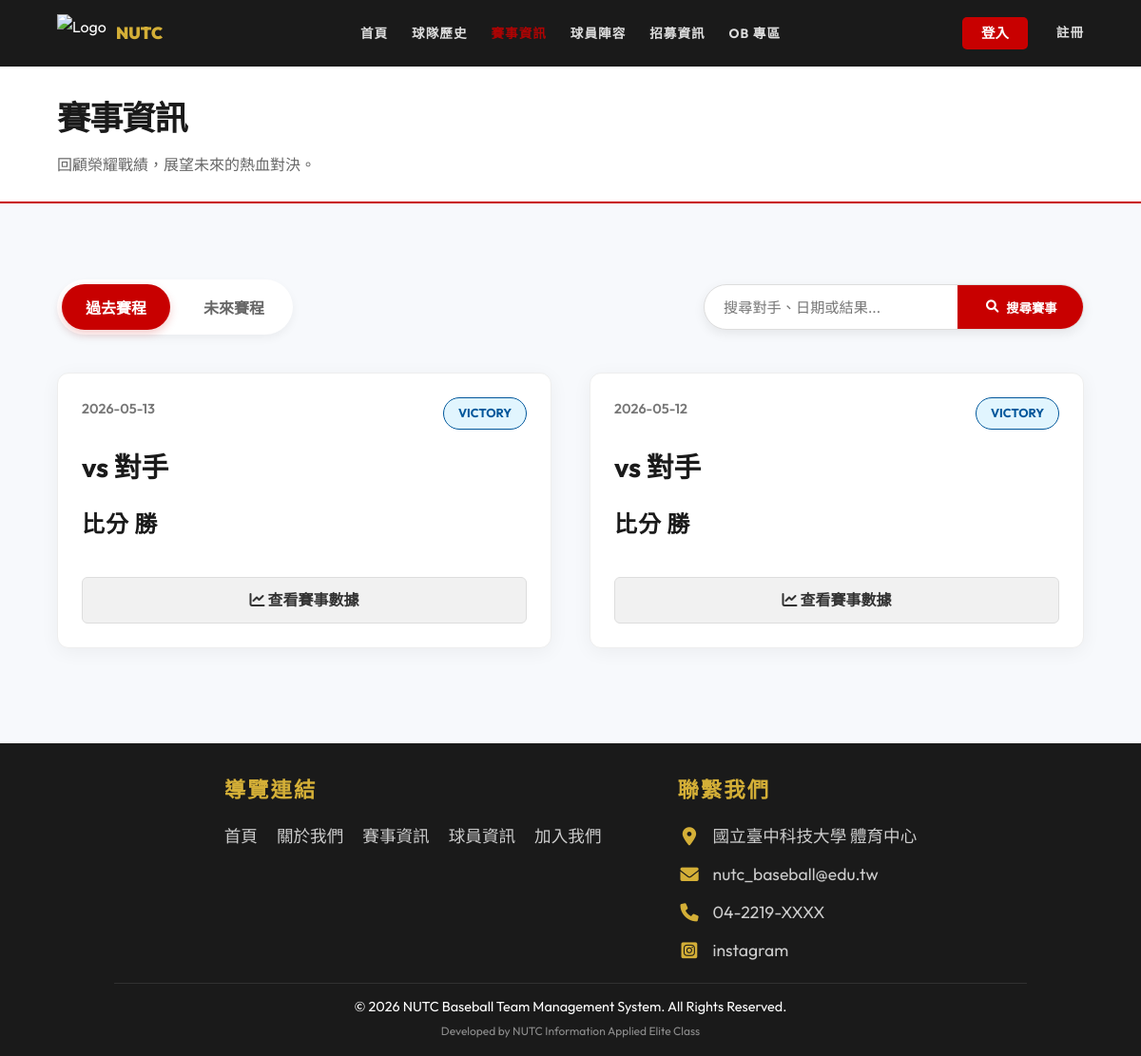
The app's page /matches.php, older data.
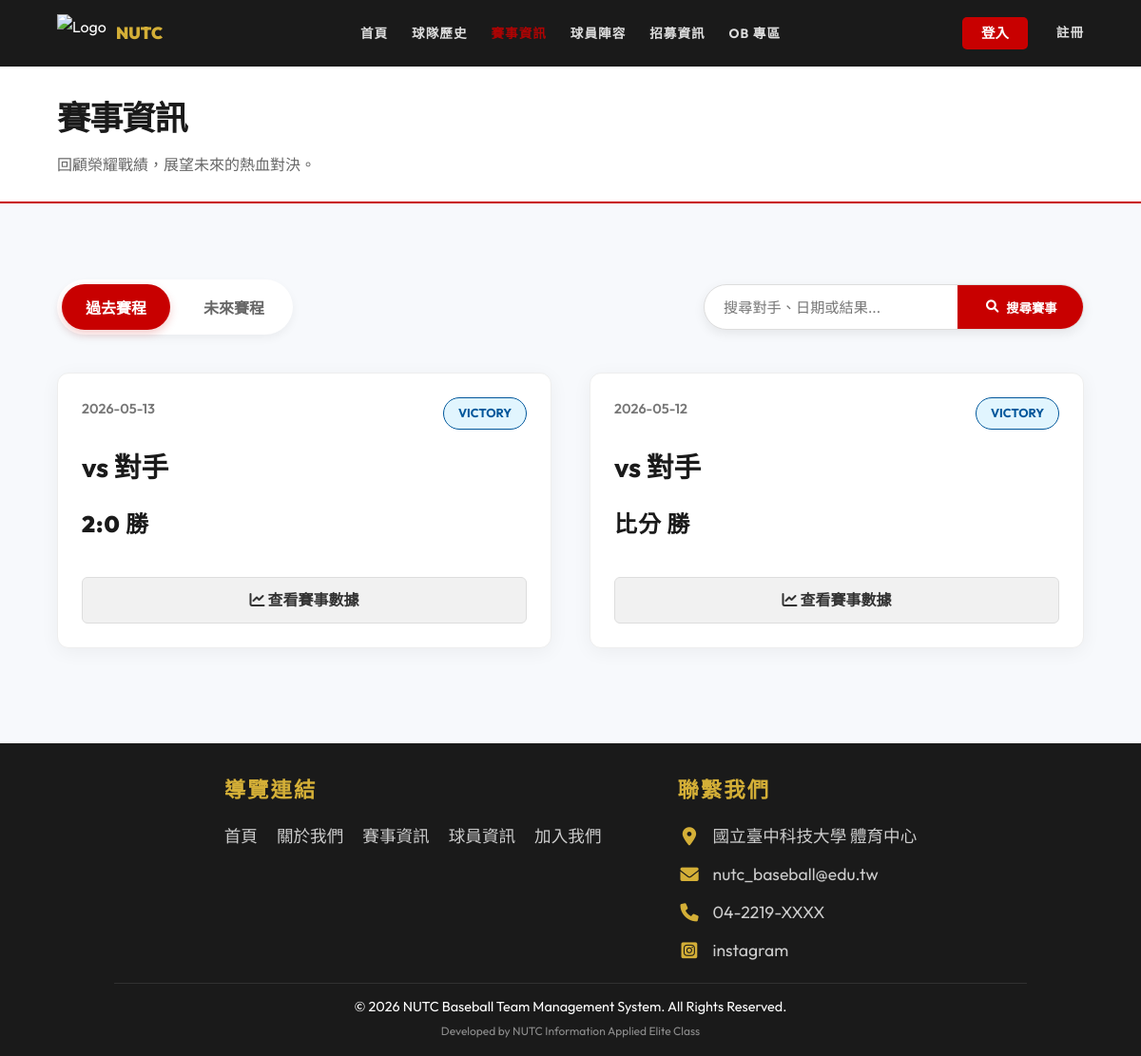
The same page, newer data.
### tables this page shows
CREATE TABLE `game` (
  `Game_id` int(11) NOT NULL AUTO_INCREMENT COMMENT '比賽識別碼',
  `Team_Id` int(11) NOT NULL COMMENT '關聯 Team.team_Id',
  `game_date` date DEFAULT NULL COMMENT '比賽日期',
  `game_time` time DEFAULT NULL COMMENT '比賽時間 (如: 12:30)',
  `location` varchar(100) DEFAULT NULL COMMENT '比賽地點',
  `opponent` varchar(100) DEFAULT NULL COMMENT '對手學校名稱',
  `result` varchar(10) DEFAULT NULL COMMENT '比賽結果 (如：14 vs 12 勝)',
  PRIMARY KEY (`Game_id`),
  KEY `Team_Id` (`Team_Id`),
  CONSTRAINT `game_ibfk_1` FOREIGN KEY (`Team_Id`) REFERENCES `team` (`team_Id`)
);

### includes/Database.php (called while the page is built, shortened)
<?php
class Database {
    private $pdo;
    public function __construct() {
        $host = 'localhost';
        $db   = 'baseball_web';
        $user = 'root';
        $pass = '';
        $charset = 'utf8mb4';
        $dsn = "mysql:host=$host;port=3306;dbname=$db;charset=$charset";
        $options = [
            PDO::ATTR_ERRMODE            => PDO::ERRMODE_EXCEPTION,
            PDO::ATTR_DEFAULT_FETCH_MODE => PDO::FETCH_ASSOC,
            PDO::ATTR_EMULATE_PREPARES   => false,
        ];
        try {
            $this->pdo = new PDO($dsn, $user, $pass, $options);
        } catch (\PDOException $e) {
            throw new \PDOException($e->getMessage(), (int)$e->getCode());
        }
    }
    public function getAll($table) {
        $stmt = $this->pdo->query("SELECT * FROM `$table`");
        return $stmt->fetchAll();
    }
}

### includes/config.php (called while the page is built, shortened)
<?php
require_once 'Database.php';
$db = new Database();

### matches.php (the view, shortened to what this page needs)
<?php
require_once 'includes/header.php';
$matches = $db->getAll('game');
$search = $_GET['search'] ?? '';
usort($matches, function($a, $b) {
    return strtotime($b['game_date']) - strtotime($a['game_date']);
});
$today = date('Y-m-d');
$pastGames = array_filter($matches, function($m) use ($today) { return $m['game_date'] < $today; });
?>
<div class="page-header">
    <h1>賽事資訊</h1>
    <p>回顧榮耀戰績，展望未來的熱血對決。</p>
</div>
<section class="matches-section">
    <div class="container">
        <div style="display: flex; justify-content: space-between; align-items: center; flex-wrap: wrap; gap: 20px; margin-bottom: 40px;">
            <div class="matches-tabs" style="margin-bottom: 0; display: flex; align-items: center; gap: 10px;">
                <button class="btn-tab active" data-target="past-matches" style="height: 48px;">過去賽程</button>
                <button class="btn-tab" data-target="future-matches" style="height: 48px;">未來賽程</button>
            </div>
            <form method="GET" class="search-bar-container" style="margin-bottom: 0;">
                <input type="text" name="search" class="search-bar-input" placeholder="搜尋對手、日期或結果..." value="<?= htmlspecialchars($search) ?>">
                <button type="submit" class="search-bar-btn"><i class="fas fa-search"></i> 搜尋賽事</button>
            </form>
        </div>
        <div id="past-matches" class="matches-tab-content">
            <?php if (empty($pastGames)): ?>
                <div class="empty-state-message">
                    <i class="fas fa-search"></i>
                    目前的搜尋條件找不到相關賽事。
                </div>
            <?php else: ?>
                <div class="card-container">
                    <?php foreach ($pastGames as $g): ?>
                        <div class="card match-item" data-search="<?= htmlspecialchars(strtolower($g['opponent'] . ' ' . $g['game_date'] . ' ' . $g['result'])) ?>">
                            <div class="card-content" style="display: flex; flex-direction: column; height: 100%;">
                                <div style="flex-grow: 1;">
                                    <div class="match-card-header">
                                        <span class="match-card-date"><?= $g['game_date'] ?></span>
                                        <?php
                                            $isWin = strpos($g['result'], '勝') !== false;
                                            $badgeClass = $isWin ? 'badge-win' : 'badge-loss';
                                            $resultText = $isWin ? 'VICTORY' : 'DEFEAT';
                                        ?>
                                        <span class="badge <?= $badgeClass ?>"><?= $resultText ?></span>
                                    </div>
                                    <h3 class="card-title match-card-title-lg">vs <?= htmlspecialchars($g['opponent']) ?></h3>
                                    <p class="match-card-result-lg">
                                        <?= htmlspecialchars($g['result']) ?>
                                    </p>
                                </div>
                                <a href="game_detail.php?id=<?= $g['Game_id'] ?>" style="display: block; text-align: center; padding: 10px; margin-top: 15px; border-radius: 6px; text-decoration: none; background: #f1f1f1; color: #333; font-weight: 600; border: 1px solid #ddd; transition: 0.3s;" onmouseover="this.style.background='var(--primary)'; this.style.color='white'; this.style.borderColor='var(--primary)';" onmouseout="this.style.background='#f1f1f1'; this.style.color='#333'; this.style.borderColor='#ddd';">
                                    <i class="fas fa-chart-line"></i> 查看賽事數據
                                </a>
                            </div>
                        </div>
                    <?php endforeach; ?>
                </div>
            <?php endif; ?>
        </div>
    </div>
</section>
<?php require_once 'includes/footer.php'; ?>

Row changes from the older to the newer data that the page shows:
changed game (number 1 of 2 on the later page): result "比分 勝" → "2:0 勝"
